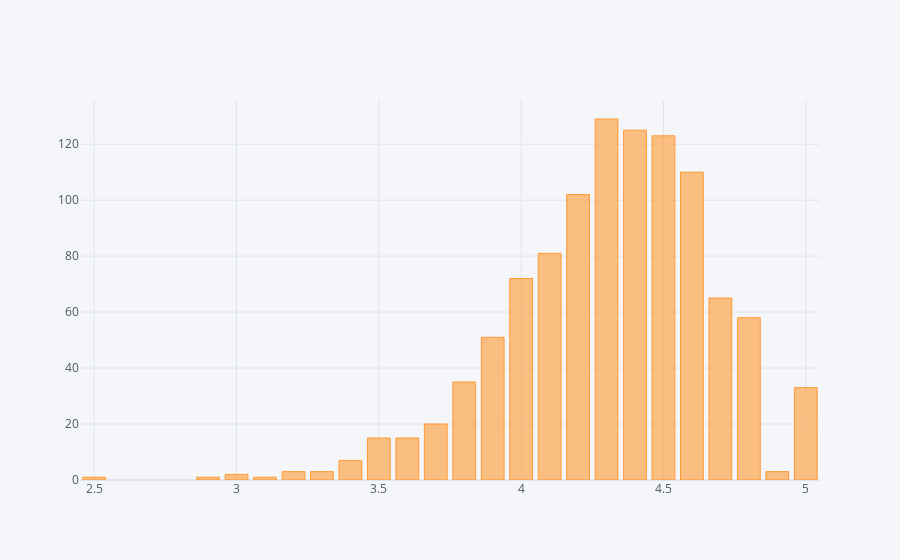

This figure's notebook cell:
### Code cell
amazon_bs['rating'].value_counts().iplot(kind="bar")

### Figure 1 — Plotly figure (JSON) as saved in the notebook; plotly's stock layout.template omitted (floating-point values rounded to 4 significant figures)
{"data": [{"marker": {"color": "rgba(255, 153, 51, 0.6)", "line": {"color": "rgba(255, 153, 51, 1.0)", "width": 1}}, "name": "rating", "orientation": "v", "text": "", "type": "bar", "x": [4.3, 4.4, 4.5, 4.6, 4.2, 4.1, 4, 4.7, 4.8, 3.9, 3.8, 5, 3.7, 3.5, 3.6, 3.4, 3.3, 3.2, 4.9, 3, 3.1, 2.5, 2.9], "y": [129, 125, 123, 110, 102, 81, 72, 65, 58, 51, 35, 33, 20, 15, 15, 7, 3, 3, 3, 2, 1, 1, 1]}], "layout": {"legend": {"bgcolor": "#F5F6F9", "font": {"color": "#4D5663"}}, "paper_bgcolor": "#F5F6F9", "plot_bgcolor": "#F5F6F9", "title": {"font": {"color": "#4D5663"}}, "xaxis": {"gridcolor": "#E1E5ED", "showgrid": true, "tickfont": {"color": "#4D5663"}, "title": {"font": {"color": "#4D5663"}, "text": ""}, "zerolinecolor": "#E1E5ED"}, "yaxis": {"gridcolor": "#E1E5ED", "showgrid": true, "tickfont": {"color": "#4D5663"}, "title": {"font": {"color": "#4D5663"}, "text": ""}, "zerolinecolor": "#E1E5ED"}}}
